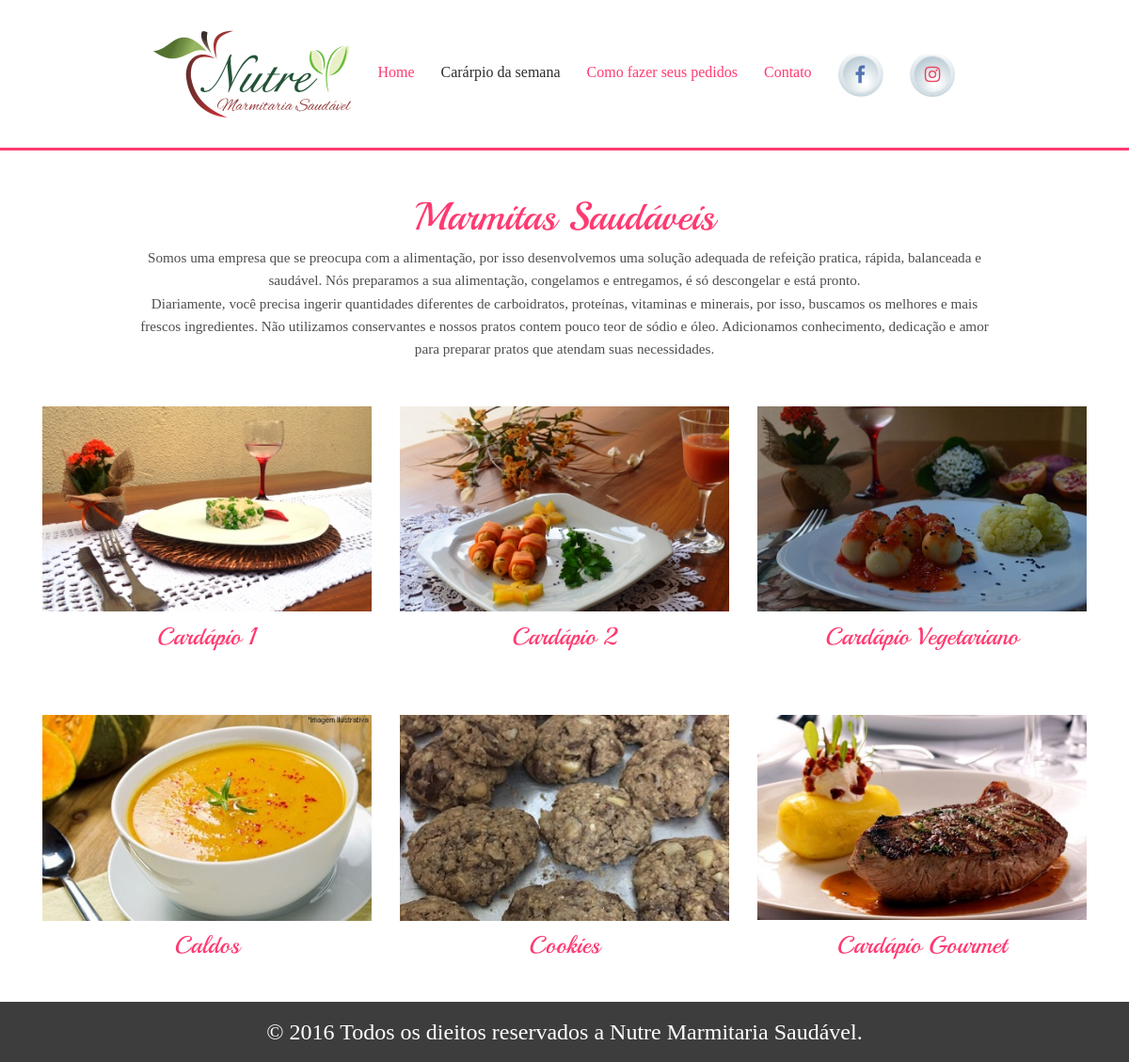
Page /menu.php on the committed database.
### tables this page shows
CREATE TABLE IF NOT EXISTS `cardapio` (
  `id` int(11) NOT NULL AUTO_INCREMENT,
  `nome` varchar(64) NOT NULL,
  `imagem` varchar(128) NOT NULL,
  `status` int(11) DEFAULT '1',
  PRIMARY KEY (`id`)
);

### admin/classes/cardapioController.php (called while the page is built, shortened)
<?php
class CardapioController{
     public function getTodosCardapios(){
        include ($_SERVER['DOCUMENT_ROOT']."/php/config/connect.php");
        $sql = "SELECT * FROM cardapio";
        $cardapios = $conn->query($sql);
        return $cardapios;
    }
}
?>

### menu.php (the view, shortened to what this page needs)
<?php
include ("admin/classes/cardapioController.php");
$cardapioController = new CardapioController();
$cardapios = $cardapioController->getTodosCardapios();
$count = 0;
?>
<!DOCTYPE HTML>
<html>
<head>
<link href="css/bootstrap.css" rel="stylesheet" type="text/css" media="all">
<link href="css/style.css" rel="stylesheet" type="text/css" media="all"/>
		<link href="css/animate.css" rel="stylesheet" type="text/css" media="all">
</head>
<div class="navgation">
	<div class="fixed-header">
				<div class="top-nav">
					<ul>
					    <li><a href="index.html"><img src="images/lo.png" alt=""></a></li>
						<li><a href="index.html">Home</a></li>
						<li><a href="menu.php" class="active">Carárpio da semana</a></li>
						<li><a href="pedido.html">Como fazer seus pedidos</li>
						<li><a href="contact.html">Contato</a></li>
						<li><a href="https://www.facebook.com/nutremarmitariasaudavel/?fref=ts" target="_blank"><img style="width: 48px; height: 48px;" alt="" src="images/face.png" title="Facebook" /></a ></li>
						<li><a href="https://www.instagram.com/nutre_marmitaria_campinas/" target="_blank"><img style="width: 48px; height: 48px;" alt="" src="images/insta.png" title="Instagran" /></a></li>
					</ul>
				</div>
			</div>
		</div>
<body>
<div class="menu">
	<div class="container">
		<div class="menu-main">
			<div class="menu-head">
			  <h3>Marmitas Saudáveis</h3>
			  <p>Somos uma empresa que se preocupa com a alimentação, por isso desenvolvemos uma solução adequada de refeição pratica, rápida, balanceada e saudável. Nós preparamos a sua alimentação, congelamos e entregamos, é só descongelar e está pronto.</br>
				Diariamente, você precisa ingerir quantidades diferentes de carboidratos, proteínas, vitaminas e minerais, por isso, buscamos os melhores e mais frescos ingredientes. Não utilizamos conservantes e nossos pratos contem pouco teor de sódio e óleo. Adicionamos conhecimento, dedicação e amor para preparar pratos que atendam suas necessidades.
</p>
			</div>
			<div class="menu-top">
                    <?php foreach($cardapios as $cardapio): ?>
                        <?php if($count == 0 || $count == 3): ?>
                            <div class="menu-top-grids mgd1 wow bounceInRight" data-wow-delay="0.5s">
                        <?php endif; ?>
                        <div class="col-md-4 menu-items">
						    <a href="cardapio.php?id=<?php echo $cardapio['id']; ?>"><img src="images/<?php echo $cardapio['imagem']; ?>" alt="" class="img-responsive"></a>
						    <h4><a href="cardapio.php?id=<?php echo $cardapio['id']; ?>"><?php echo $cardapio['nome']; ?></a></h4>
						</div>
                        <?php if($count == 2): ?>
                            </div>
                        <?php endif; ?>
                        <?php if($count == 5): ?>
                            </div>
                            </div>
                            </div>
                            </div>
                        <?php endif; ?>
                        <?php $count++; ?>
                    <?php endforeach; ?>
				</div>
<div class="footer">
	<div class="container">
		<div class="footer-main">
			<div class="col-md-4 footer-grid  wow bounceIn" data-wow-delay="0.4s">
		</div>
		<div class="copyright">
				<p>© 2016 Todos os dieitos reservados a Nutre Marmitaria Saudável.</p>
		</div>
	</div>
</div>
</body>
</html>

### css/style.css (style rules this page uses)
h4, h5, h6, h1, h2, h3 { margin-top: 0; }
ul, ol { margin: 0; }
p { margin: 0; }
html, body { font-family: 'Arimo-Regular'; font-size: 100%; background:#fff; }
a { text-decoration: none; }
.top-nav { text-align: center; padding: 2em 0em; }
.top-nav ul { padding: 0em; list-style: none; }
.top-nav ul li { display:inline-block; margin:0em 1.5em 0em 0em; }
.top-nav ul li a { font-size:1em; font-weight:400; color: #ff3a71; }
.top-nav ul li a:hover,.top-nav ul li a.active { color: #2c2c2c; text-decoration:none; }
.fixed-header { border-bottom: 3px solid #ff3a71; }
.footer { background: rgba(0, 0, 0, 0.76); padding: 0em 0em 2em 0em ; }
.copyright { padding: 2em 0em 0em 0em; text-align: center; }
.copyright p { font-size: 1.5em; font-weight: 400; color: #fff; line-height: 0em; }
.menu { padding: 3em 0em 0em 0em; }
.menu-head { text-align: center; padding: 0em 0em 3em 0em; }
.menu-head h3 { font-size: 2.6em; font-weight: 400; color: #ff3a71; margin: 0em 0em 0.2em 0em; font-family: 'Playball-Regular'; }
.menu-head p { font-size: 0.95em; font-weight: 400; color: #4D4D4D; line-height: 1.6em; width: 80%; margin: 0 auto; }
.menu-items h4 { font-size: 1.6em; font-weight: 400; text-align: center; margin: 0.5em 0em 0em 0em; font-family: 'Playball-Regular'; }
.menu-items h4 a { color: #ff3a71; }

### rows in the picture
cardapio: imagem (picture), nome "Cardápio 1"
cardapio: imagem (picture), nome "Cardápio 2"
cardapio: imagem (picture), nome "Cardápio Vegetariano"
cardapio: imagem (picture), nome "Caldos"
cardapio: imagem (picture), nome "Cookies"
cardapio: imagem (picture), nome "Cardápio Gourmet"
